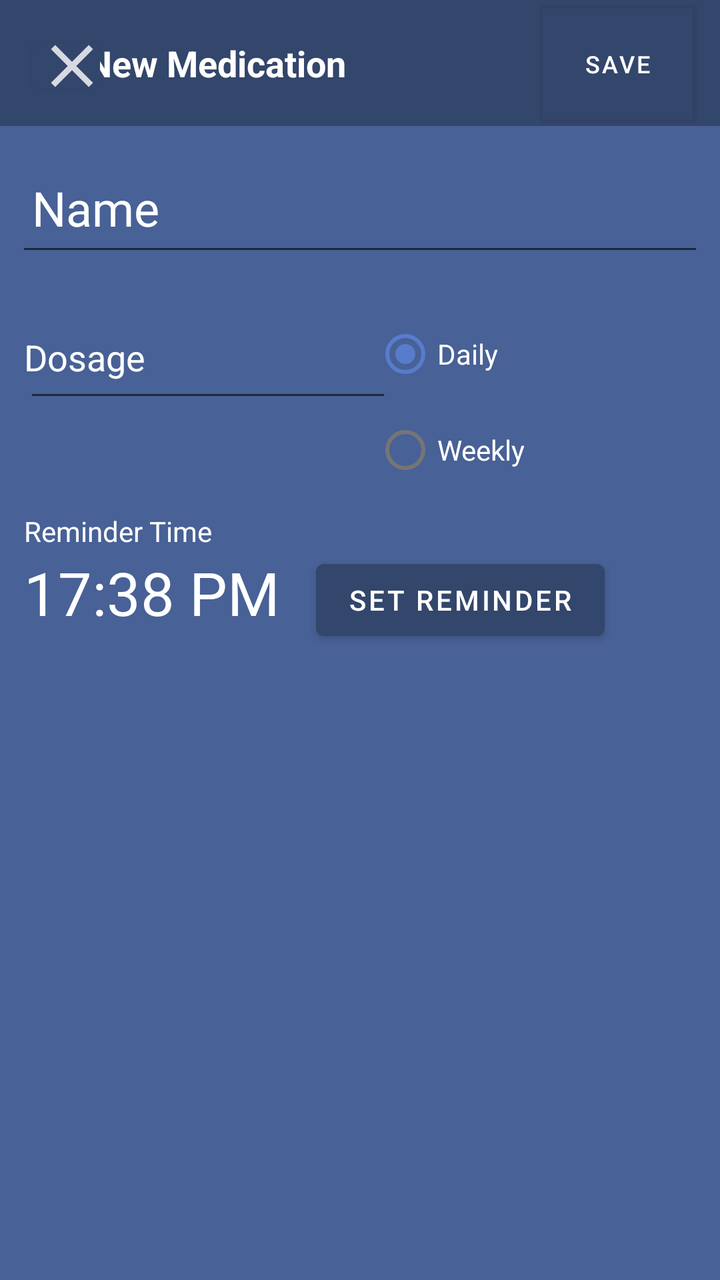
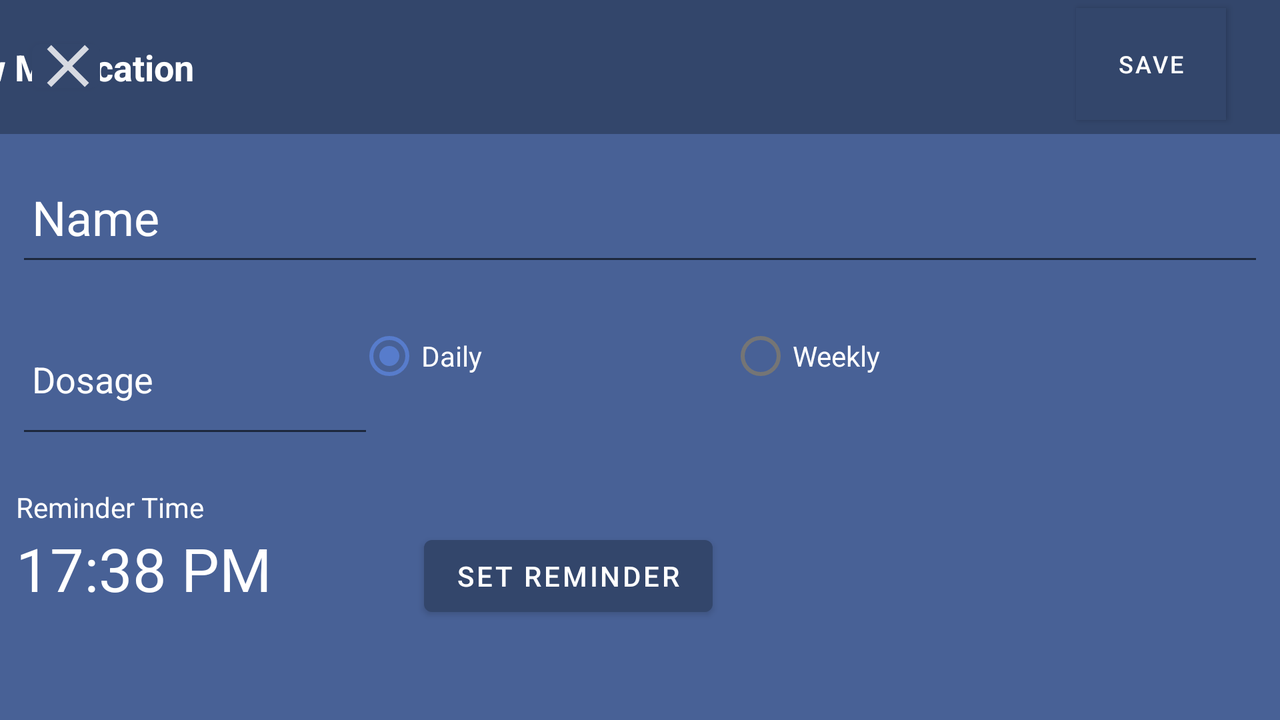

Compare how this app lays out the same screen by default and in its alternative resource folder. The renders come first, then the two layout files and the values they reference.
<!-- AndroidManifest.xml: application theme AppTheme -->
<!-- res/layout/importmedication.xml -->
<?xml version="1.0" encoding="utf-8"?>
<androidx.constraintlayout.widget.ConstraintLayout
    xmlns:android="http://schemas.android.com/apk/res/android"
    xmlns:app="http://schemas.android.com/apk/res-auto"
    xmlns:tools="http://schemas.android.com/tools"
    android:layout_width="match_parent"
    android:layout_height="match_parent"
    android:background="@color/colorPrimarySelected">


    <TextView
        android:id="@+id/newReminderTime"
        android:layout_width="wrap_content"
        android:layout_height="41dp"
        android:layout_marginStart="12dp"
        android:layout_marginTop="276dp"
        android:text="@string/sampletime"
        android:textSize="30sp"
        app:layout_constraintStart_toStartOf="parent"
        app:layout_constraintTop_toTopOf="parent"
        android:textColor="@color/white"/>

    <TextView
        android:id="@+id/textView4"
        android:layout_width="wrap_content"
        android:layout_height="wrap_content"
        android:layout_marginTop="256dp"
        android:paddingLeft="12dp"
        android:text="@string/reminder_time"
        app:layout_constraintStart_toStartOf="parent"
        app:layout_constraintTop_toTopOf="parent"
        android:textColor="@color/white"/>

    <Button
        android:id="@+id/setReminderButton"
        android:layout_width="wrap_content"
        android:layout_height="wrap_content"
        android:layout_marginTop="276dp"
        android:text="@string/set_reminder"
        app:layout_constraintEnd_toEndOf="parent"
        app:layout_constraintHorizontal_bias="0.239"
        app:layout_constraintStart_toEndOf="@+id/newReminderTime"
        app:layout_constraintTop_toTopOf="@+id/textView2"
        android:textColor="@color/white"/>

    <RadioGroup
        android:id="@+id/recurrance"
        android:layout_width="182dp"
        android:layout_height="102dp"
        android:layout_marginTop="20dp"
        app:layout_constraintEnd_toEndOf="parent"
        app:layout_constraintHorizontal_bias="0.529"
        app:layout_constraintStart_toEndOf="@+id/dosageTxt"
        app:layout_constraintTop_toBottomOf="@+id/nameTxt"
        android:textColor="@color/white">

        <RadioButton
            android:id="@+id/dailyButton"
            android:layout_width="match_parent"
            android:layout_height="wrap_content"
            android:checked="true"
            android:text="@string/radioDaily"
            android:textColor="@color/white"/>

        <RadioButton
            android:id="@+id/weeklyButton"
            android:layout_width="match_parent"
            android:layout_height="wrap_content"
            android:text="@string/radioWeekly"
            android:textColor="@color/white"/>

    </RadioGroup>

    <EditText
        android:id="@+id/nameTxt"
        android:layout_width="match_parent"
        android:layout_height="58dp"
        android:layout_marginLeft="8dp"
        android:layout_marginTop="12dp"
        android:layout_marginRight="8dp"
        android:ems="10"
        android:hint="@string/name_hint"
        android:inputType="textCapWords"
        android:padding="8dp"
        android:textSize="24sp"
        app:layout_constraintEnd_toEndOf="parent"
        app:layout_constraintHorizontal_bias="0.0"
        app:layout_constraintStart_toStartOf="parent"
        app:layout_constraintTop_toBottomOf="@+id/textView2"
        android:textColor="@color/white"
        android:textColorHint="@color/white"/>
        <requestFocus />

    <EditText
        android:id="@+id/dosageTxt"
        android:layout_width="184dp"
        android:layout_height="55dp"
        android:layout_marginLeft="12dp"
        android:layout_marginTop="88dp"
        android:ems="10"
        android:hint="@string/dosage"
        android:inputType="number"
        android:padding="0dp"
        app:layout_constraintEnd_toEndOf="parent"
        app:layout_constraintHorizontal_bias="0.0"
        app:layout_constraintStart_toStartOf="parent"
        app:layout_constraintTop_toBottomOf="@+id/textView2"
        android:textColor="@color/white"
        android:textColorHint="@color/white"/>

    <Button
        android:id="@+id/saveButton"
        android:layout_width="75dp"
        android:layout_height="56dp"
        android:layout_marginTop="4dp"
        android:background="#5867B8"
        android:text="@string/save"
        android:textSize="12sp"
        app:backgroundTint="@color/colorPrimary"
        app:elevation="0dp"
        app:layout_constraintEnd_toEndOf="parent"
        app:layout_constraintHorizontal_bias="0.952"
        app:layout_constraintStart_toStartOf="parent"
        app:layout_constraintTop_toTopOf="@+id/textView2"
        tools:visibility="visible"
        android:textColor="@color/white"/>

    <TextView
        android:id="@+id/textView2"
        android:layout_width="454dp"
        android:layout_height="63dp"
        android:background="@color/colorPrimary"
        android:fontFamily="sans-serif"
        android:gravity="center"
        android:paddingLeft="90dp"
        android:text="@string/new_medication"
        android:textAlignment="textStart"
        android:textAllCaps="false"
        android:textColor="#FFFFFF"
        android:textSize="18sp"
        android:textStyle="bold"
        app:layout_constraintEnd_toEndOf="parent"
        app:layout_constraintStart_toStartOf="parent"
        app:layout_constraintTop_toTopOf="parent"
        />

    <Button
        android:id="@+id/closeButton"
        android:layout_width="34dp"
        android:layout_height="34dp"
        android:layout_marginStart="16dp"
        android:layout_marginTop="16dp"
        android:paddingLeft="2dp"
        android:paddingTop="2dp"
        android:paddingRight="2dp"
        android:paddingBottom="2dp"
        app:elevation="0dp"
        app:icon="@drawable/ic_close"
        app:layout_constraintStart_toStartOf="parent"
        app:layout_constraintTop_toTopOf="@+id/textView2"
        android:textColor="@color/white"/>

</androidx.constraintlayout.widget.ConstraintLayout>
<!-- resources referenced by this layout -->
<resources>
  <color name="colorPrimary">#33466B</color>
  <color name="colorPrimarySelected">#486196</color>
  <color name="white">#FFFFFFFF</color>
  <!-- drawable ic_close (drawable-anydpi) -->
  <vector xmlns:android="http://schemas.android.com/apk/res/android"
      android:width="36dp"
      android:height="36dp"
      android:viewportWidth="24"
      android:viewportHeight="24"
      android:tint="#FFFFFF"
      android:alpha="0.8">
      <path
          android:fillColor="#FF000000"
          android:pathData="M19,6.41L17.59,5 12,10.59 6.41,5 5,6.41 10.59,12 5,17.59 6.41,19 12,13.41 17.59,19 19,17.59 13.41,12z"/>
  </vector>
  <string name="dosage">Dosage</string>
  <string name="name_hint">Name</string>
  <string name="new_medication">New Medication</string>
  <string name="radioDaily">Daily</string>
  <string name="radioWeekly">Weekly</string>
  <string name="reminder_time">Reminder Time</string>
  <string name="sampletime" translatable="false">17:38 PM</string>
  <string name="save">Save</string>
  <string name="set_reminder">Set Reminder</string>
  <style name="AppTheme" parent="Theme.MaterialComponents.Light.NoActionBar">
          <item name="colorPrimary">@color/colorPrimary</item>
          <item name="colorPrimaryDark">@color/colorPrimaryDark</item>
          <item name="colorAccent">@color/colorAccent</item>
      </style>
  
  
       Set parent theme as app theme.
  <color name="colorPrimaryDark">#283653</color>
  <color name="colorAccent">#577CCC</color>
</resources>
<!-- res/layout-land/importmedication.xml (the repository's variant of the layout above) -->
<!-- drawn on the phone turned sideways -->
<?xml version="1.0" encoding="utf-8"?>
<androidx.constraintlayout.widget.ConstraintLayout
    xmlns:android="http://schemas.android.com/apk/res/android"
    xmlns:app="http://schemas.android.com/apk/res-auto"
    xmlns:tools="http://schemas.android.com/tools"
    android:layout_width="match_parent"
    android:layout_height="match_parent"
    android:background="@color/colorPrimarySelected">


    <Button
        android:id="@+id/setReminderButton"
        android:layout_width="wrap_content"
        android:layout_height="wrap_content"
        android:layout_marginStart="40dp"
        android:layout_marginTop="264dp"
        android:text="@string/set_reminder"
        app:layout_constraintEnd_toEndOf="parent"
        app:layout_constraintHorizontal_bias="0.0"
        app:layout_constraintStart_toEndOf="@+id/newReminderTime"
        app:layout_constraintTop_toTopOf="parent"
        android:textColor="@color/white"/>

    <RadioGroup
        android:id="@+id/radioGroup2"
        android:layout_width="509dp"
        android:layout_height="82dp"
        android:layout_marginTop="16dp"
        android:orientation="horizontal"
        android:weightSum="3"
        app:layout_constraintEnd_toEndOf="parent"
        app:layout_constraintHorizontal_bias="0.15"
        app:layout_constraintStart_toEndOf="@+id/dosageTxt"
        app:layout_constraintTop_toBottomOf="@+id/nameTxt"
        android:textColor="@color/white"
        >

        <RadioButton
            android:id="@+id/dailyButton"
            android:layout_width="wrap_content"
            android:layout_height="wrap_content"
            android:layout_weight="1"
            android:checked="true"
            android:text="@string/radioDaily"
            android:textColor="@color/white"/>

        <RadioButton
            android:id="@+id/weeklyButton"
            android:layout_width="wrap_content"
            android:layout_height="wrap_content"
            android:layout_weight="1"
            android:text="@string/radioWeekly"
            android:textColor="@color/white"/>

    </RadioGroup>

    <EditText
        android:id="@+id/nameTxt"
        android:layout_width="match_parent"
        android:layout_height="59dp"
        android:layout_marginLeft="8dp"
        android:layout_marginTop="12dp"
        android:layout_marginRight="8dp"
        android:ems="10"
        android:hint="@string/name_hint"
        android:inputType="textCapWords"
        android:padding="8dp"
        android:textSize="24sp"
        app:layout_constraintEnd_toEndOf="parent"
        app:layout_constraintHorizontal_bias="0.0"
        app:layout_constraintStart_toStartOf="parent"
        app:layout_constraintTop_toBottomOf="@+id/textView2"
        android:textColor="@color/white"
        android:textColorHint="@color/white"/>

    <EditText
        android:id="@+id/dosageTxt"
        android:layout_width="179dp"
        android:layout_height="69dp"
        android:layout_marginLeft="8dp"
        android:layout_marginTop="88dp"
        android:ems="10"
        android:hint="@string/dosage"
        android:inputType="number"
        android:padding="8dp"
        app:layout_constraintEnd_toEndOf="parent"
        app:layout_constraintHorizontal_bias="0.0"
        app:layout_constraintStart_toStartOf="parent"
        app:layout_constraintTop_toBottomOf="@+id/textView2"
        android:textColor="@color/white"
        android:textColorHint="@color/white"/>

    <Button
        android:id="@+id/saveButton"
        android:layout_width="75dp"
        android:layout_height="56dp"
        android:layout_marginTop="4dp"
        android:background="#5867B8"
        android:text="@string/save"
        android:textSize="12sp"
        app:backgroundTint="@color/colorPrimary"
        app:elevation="0dp"
        app:layout_constraintEnd_toEndOf="parent"
        app:layout_constraintHorizontal_bias="0.952"
        app:layout_constraintStart_toStartOf="parent"
        app:layout_constraintTop_toTopOf="@+id/textView2"
        tools:visibility="visible" />

    <TextView
        android:id="@+id/textView2"
        android:layout_width="886dp"
        android:layout_height="67dp"
        android:background="@color/colorPrimary"
        android:fontFamily="sans-serif"
        android:gravity="center"
        android:paddingLeft="90dp"
        android:text="@string/new_medication"
        android:textAlignment="textStart"
        android:textAllCaps="false"
        android:textColor="@color/white"
        android:textSize="18sp"
        android:textStyle="bold"
        app:layout_constraintEnd_toEndOf="parent"
        app:layout_constraintStart_toStartOf="parent"
        app:layout_constraintTop_toTopOf="parent"
        />

    <Button
        android:id="@+id/closeButton"
        android:layout_width="34dp"
        android:layout_height="34dp"
        android:layout_marginStart="16dp"
        android:layout_marginTop="16dp"
        android:paddingLeft="0dp"
        android:paddingTop="2dp"
        android:paddingRight="0dp"
        android:paddingBottom="2dp"
        app:elevation="0dp"
        app:icon="@drawable/ic_close"
        app:iconPadding="0dp"
        app:layout_constraintStart_toStartOf="parent"
        app:layout_constraintTop_toTopOf="@+id/textView2" />

    <TextView
        android:id="@+id/newReminderTime"
        android:layout_width="164dp"
        android:layout_height="41dp"
        android:layout_marginLeft="8dp"
        android:layout_marginTop="264dp"
        android:text="@string/sampletime"
        android:textSize="30sp"
        app:layout_constraintStart_toStartOf="parent"
        app:layout_constraintTop_toTopOf="parent"
        android:textColor="@color/white"/>

    <TextView
        android:id="@+id/textView5"
        android:layout_width="wrap_content"
        android:layout_height="wrap_content"
        android:layout_marginStart="8dp"
        android:layout_marginTop="244dp"
        android:text="@string/reminder_time"
        app:layout_constraintStart_toStartOf="parent"
        app:layout_constraintTop_toTopOf="parent"
        android:textColor="@color/white"/>

</androidx.constraintlayout.widget.ConstraintLayout>
